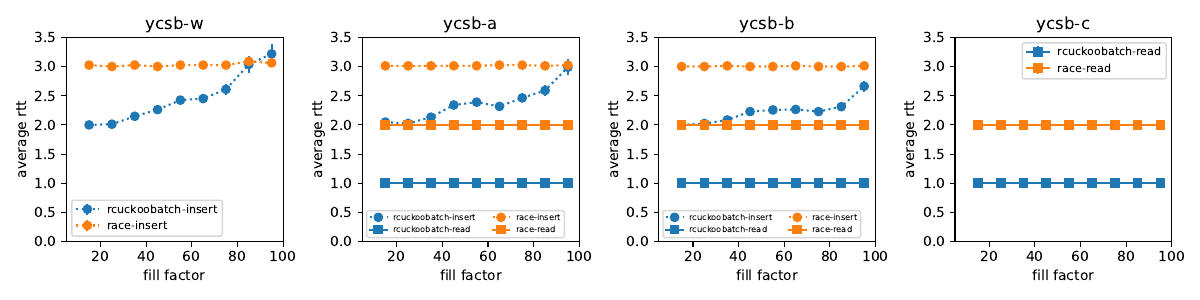

Source code (Python):
import lib
lib.import_rmem_simulator()

import plot_cuckoo as plot_cuckoo
import log as log
import state_machines as sm
import simulator as simulator
# import run_experiments as re
import data_management as dm
import cuckoo as cuckoo
import matplotlib.pyplot as plt
import numpy as np
from tqdm import tqdm

def run_hero_ycsb_fill_latency():
    logger = log.setup_custom_logger('root')
    logger.info("Starting simulator")
    table_size = 1680  * 512
    # table_size=1680
    clients = 128
    fills = [10, 20, 30, 40, 50, 60, 70, 80, 90]
    # fills = [10, 20]
    # clients = [100]
    state_machines = [cuckoo.rcuckoobatch,sm.race]

    master_config = lib.get_config()
    master_config["bucket_size"]=8
    master_config['num_steps'] = 100000000000
    master_config['bucket_size'] = 8
    master_config['read_threshold_bytes'] = 512
    master_config['locks_per_message'] = 64
    master_config['indexes'] = table_size
    master_config['trials'] = 1
    workloads = ["ycsb-a", "ycsb-b","ycsb-c", "ycsb-w"]
    # workloads = ["ycsb-a", "ycsb-b", "ycsb-w"]
    # workloads = ["ycsb-c"]
    log.set_off()

    #ycsb-a
    for workload in workloads:
        multi_runs=[]
        for s in state_machines:
            runs=[]
            for fill in fills:
                config = master_config.copy()
                config['num_clients'] = clients
                config['state_machine']=s
                config['workload']=workload
                config['max_fill']=fill
                steps = 1000000
                r = simulator.fill_then_run_trials(config, fill_to=config['max_fill'], max_fill=config['max_fill']+5, max_steps=steps)
                runs.append(r)
            # dm.save_statistics(runs)
            # plot_cuckoo.plot_general_stats_last_run()
            multi_runs.append(runs)
        dirname="hero_ycsb_latency/"+workload
        dm.save_statistics(multi_runs, dirname=dirname)
        # plot_cuckoo.plot_general_stats_last_run(dirname=dirname)

def plot_hero_ycsb_fill_latency():
    # workloads = ["ycsb-w", "ycsb-a", "ycsb-b", "ycsb-c"]
    workloads = [ "ycsb-w", "ycsb-a", "ycsb-b", "ycsb-c"]
    # workloads = [ "ycsb-w"]
    # workloads = ["ycsb-c"]

    fig, axs = plt.subplots(1,len(workloads), figsize=(12,3))
    if len(workloads) == 1:
        axs = [axs]
    for i in range(len(workloads)):
        dirname="hero_ycsb_latency/"+workloads[i]
        ax = axs[i]
        stats = dm.load_statistics(dirname=dirname)
        stats=stats[0]
        # import json
        # print(json.dumps(stats, indent=4))
        # exit(1)
        plot_cuckoo.fill_vs_latency(ax, stats, decoration=False)
        if workloads[i] == "ycsb-a" or workloads[i] == "ycsb-b":
            ax.legend(fontsize=6, ncol=2)
        else:
            ax.legend(fontsize=8)
        # ax.set_xlabel("clients")
        ax.set_title(workloads[i])
        ax.set_ylabel("average rtt")
        ax.set_ylim(bottom=0, top=5.0)
        ax.set_xlim(left=5, right=100)
        ax.set_xlabel("fill factor")

    plt.tight_layout()
    plt.savefig("hero_ycsb_fill_latency.pdf")

# run_hero_ycsb_fill_latency()
plot_hero_ycsb_fill_latency()